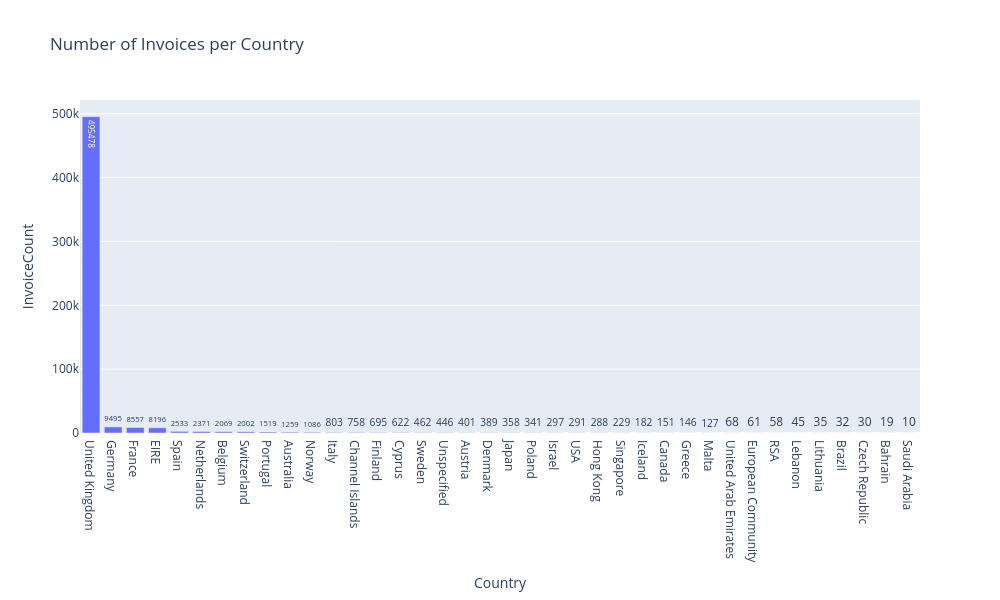

Here is the notebook cell this chart was saved with:
### Markdown cell above
## Number of invoices per country

### Code cell
country_counts = data['Country'].value_counts().reset_index()
country_counts.columns = ['Country', 'InvoiceCount']

fig = px.bar(country_counts, x='Country', y='InvoiceCount',
             text='InvoiceCount', title="Number of Invoices per Country",width=1000,  
    height=600 )
fig.show()

### Figure 1 — Plotly figure (JSON) as saved in the notebook; plotly's stock layout.template omitted (floating-point values rounded to 4 significant figures)
{"data": [{"hovertemplate": "Country=%{x}<br>InvoiceCount=%{text}<extra></extra>", "legendgroup": "", "marker": {"color": "#636efa", "pattern": {"shape": ""}}, "name": "", "orientation": "v", "showlegend": false, "text": [495500.0, 9495.0, 8557.0, 8196.0, 2533.0, 2371.0, 2069.0, 2002.0, 1519.0, 1259.0, 1086.0, 803.0, 758.0, 695.0, 622.0, 462.0, 446.0, 401.0, 389.0, 358.0, 341.0, 297.0, 291.0, 288.0, 229.0, 182.0, 151.0, 146.0, 127.0, 68.0, 61.0, 58.0, 45.0, 35.0, 32.0, 30.0, 19.0, 10.0], "textposition": "auto", "type": "bar", "x": ["United Kingdom", "Germany", "France", "EIRE", "Spain", "Netherlands", "Belgium", "Switzerland", "Portugal", "Australia", "Norway", "Italy", "Channel Islands", "Finland", "Cyprus", "Sweden", "Unspecified", "Austria", "Denmark", "Japan", "Poland", "Israel", "USA", "Hong Kong", "Singapore", "Iceland", "Canada", "Greece", "Malta", "United Arab Emirates", "European Community", "RSA", "Lebanon", "Lithuania", "Brazil", "Czech Republic", "Bahrain", "Saudi Arabia"], "xaxis": "x", "y": [495478, 9495, 8557, 8196, 2533, 2371, 2069, 2002, 1519, 1259, 1086, 803, 758, 695, 622, 462, 446, 401, 389, 358, 341, 297, 291, 288, 229, 182, 151, 146, 127, 68, 61, 58, 45, 35, 32, 30, 19, 10], "yaxis": "y"}], "layout": {"barmode": "relative", "height": 600, "legend": {"tracegroupgap": 0}, "title": {"text": "Number of Invoices per Country"}, "width": 1000, "xaxis": {"anchor": "y", "domain": [0, 1], "title": {"text": "Country"}}, "yaxis": {"anchor": "x", "domain": [0, 1], "title": {"text": "InvoiceCount"}}}}
